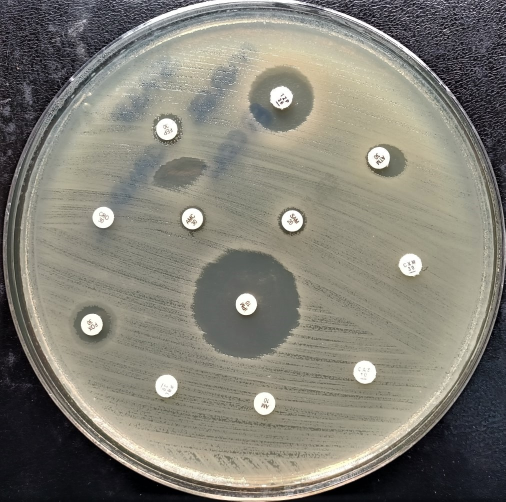
#> input picture mvp_web/sample_plates/gn_a.jpg, 1011 x 1003 px (shown at 1/2 size)
$ python -i streamlit_app.py   (imports and definitions only)
#> lines starting #> are read from the running program, lines starting #| are printed output that depends on the picture
#> further down, picture is the input picture: PIL image 1011x1003 RGB; mean R, G, B 129.9, 127.5, 117.5
"""
DeepHalo / Suite ADLMS - Clinical Microbiology AST Streamlit Application
Interactive prototype for Kirby-Bauer agar plate analysis, fiducial scaling,
Grad-CAM explainability, EUCAST v16.0 breakpoints, and HL7 FHIR R4 export.
"""

import os
import sys
import json
import uuid
import datetime
from pathlib import Path
import numpy as np
from PIL import Image, ImageEnhance, ImageOps

# Ensure project root is in sys.path
BASE_DIR = Path(__file__).resolve().parent
if str(BASE_DIR) not in sys.path:
    sys.path.append(str(BASE_DIR))

# Try importing Streamlit and OpenCV gracefully
try:
    import streamlit as st
    HAS_STREAMLIT = True
except ImportError:
    HAS_STREAMLIT = False

try:
    import cv2
    HAS_CV2 = True
except ImportError:
    HAS_CV2 = False


# -----------------------------------------------------------------------------
# Clinical Knowledge Base & EUCAST v16.0 Breakpoint Database
# -----------------------------------------------------------------------------
ANTIBIOTIC_CATALOG = {
    "CIP": {
        "name": "Ciprofloxacino",
        "code": "CIP5",
        "disk_content": "5 µg",
        "loinc": "18906-8",
        "breakpoints": {
            "Enterobacterales": {"S": 26, "R": 23, "unit": "mm"},
            "Pseudomonas aeruginosa": {"S": 26, "R": 26, "unit": "mm"},
            "Staphylococcus aureus": {"S": 20, "R": 20, "unit": "mm"}
        }
    },
    "AMK": {
        "name": "Amikacina",
        "code": "AK30",
        "disk_content": "30 µg",
        "loinc": "18900-1",
        "breakpoints": {
            "Enterobacterales": {"S": 18, "R": 15, "unit": "mm"},
            "Pseudomonas aeruginosa": {"S": 18, "R": 15, "unit": "mm"},
            "Staphylococcus aureus": {"S": 18, "R": 15, "unit": "mm"}
        }
    },
    "MEM": {
        "name": "Meropenem",
        "code": "MEM10",
        "disk_content": "10 µg",
        "loinc": "18919-1",
        "breakpoints": {
            "Enterobacterales": {"S": 22, "R": 16, "unit": "mm"},
            "Pseudomonas aeruginosa": {"S": 24, "R": 18, "unit": "mm"}
        }
    },
    "GEN": {
        "name": "Gentamicina",
        "code": "CN10",
        "disk_content": "10 µg",
        "loinc": "18970-4",
        "breakpoints": {
            "Enterobacterales": {"S": 17, "R": 14, "unit": "mm"},
            "Pseudomonas aeruginosa": {"S": 15, "R": 15, "unit": "mm"},
            "Staphylococcus aureus": {"S": 18, "R": 18, "unit": "mm"}
        }
    },
    "CTX": {
        "name": "Cefotaxima",
        "code": "CTX5",
        "disk_content": "5 µg",
        "loinc": "18901-9",
        "breakpoints": {
            "Enterobacterales": {"S": 20, "R": 17, "unit": "mm"}
        }
    },
    "FOX": {
        "name": "Cefoxitina (Screening MRSA)",
        "code": "FOX30",
        "disk_content": "30 µg",
        "loinc": "18928-2",
        "breakpoints": {
            "Staphylococcus aureus": {"S": 22, "R": 22, "unit": "mm"}
        }
    }
}

SAMPLE_PRESETS = {
    "ecoli": {
        "label": "Escherichia coli (ATCC 25922) — Enterobacterales",
        "organism": "Escherichia coli",
        "species_group": "Enterobacterales",
        "image_file": BASE_DIR / "mvp_web" / "sample_plates" / "gn_a.jpg",
        "disks": [
            {"id": "d1", "abx": "CIP", "x_pct": 0.35, "y_pct": 0.35, "default_dia_mm": 26.4},
            {"id": "d2", "abx": "AMK", "x_pct": 0.65, "y_pct": 0.35, "default_dia_mm": 21.0},
            {"id": "d3", "abx": "MEM", "x_pct": 0.50, "y_pct": 0.65, "default_dia_mm": 26.2},
            {"id": "d4", "abx": "CTX", "x_pct": 0.25, "y_pct": 0.60, "default_dia_mm": 14.1}
        ]
    },
    "staph": {
        "label": "Staphylococcus aureus (ATCC 29213) — Gram Positivo",
        "organism": "Staphylococcus aureus",
        "species_group": "Staphylococcus aureus",
        "image_file": BASE_DIR / "mvp_web" / "sample_plates" / "gp_a.jpg",
        "disks": [
            {"id": "d1", "abx": "FOX", "x_pct": 0.38, "y_pct": 0.38, "default_dia_mm": 24.5},
            {"id": "d2", "abx": "GEN", "x_pct": 0.62, "y_pct": 0.38, "default_dia_mm": 20.0},
            {"id": "d3", "abx": "CIP", "x_pct": 0.50, "y_pct": 0.65, "default_dia_mm": 22.0}
        ]
    },
    "pseudo": {
        "label": "Pseudomonas aeruginosa — No Fermentador",
        "organism": "Pseudomonas aeruginosa",
        "species_group": "Pseudomonas aeruginosa",
        "image_file": BASE_DIR / "mvp_web" / "sample_plates" / "gn_b.jpg",
        "disks": [
            {"id": "d1", "abx": "MEM", "x_pct": 0.36, "y_pct": 0.40, "default_dia_mm": 19.5},
            {"id": "d2", "abx": "AMK", "x_pct": 0.64, "y_pct": 0.40, "default_dia_mm": 19.0},
            {"id": "d3", "abx": "CIP", "x_pct": 0.50, "y_pct": 0.65, "default_dia_mm": 15.0}
        ]
    },
    "kleb": {
        "label": "Klebsiella pneumoniae — BLEE Probable",
        "organism": "Klebsiella pneumoniae",
        "species_group": "Enterobacterales",
        "image_file": BASE_DIR / "mvp_web" / "sample_plates" / "gn_b.jpg",
        "disks": [
            {"id": "d1", "abx": "CTX", "x_pct": 0.35, "y_pct": 0.35, "default_dia_mm": 14.5},
            {"id": "d2", "abx": "MEM", "x_pct": 0.65, "y_pct": 0.35, "default_dia_mm": 23.5},
            {"id": "d3", "abx": "AMK", "x_pct": 0.50, "y_pct": 0.65, "default_dia_mm": 20.2}
        ]
    }
}


# -----------------------------------------------------------------------------
# Image Preprocessing & Grad-CAM Heatmap Functions
# -----------------------------------------------------------------------------
def apply_optical_clahe(pil_img):
    """Applies CLAHE or Adaptive Contrast Enhancement."""
    if HAS_CV2:
        img_np = np.array(pil_img.convert("RGB"))
        lab = cv2.cvtColor(img_np, cv2.COLOR_RGB2LAB)
#> lab: shape (1003, 1011, 3); mean of channels 0, 1, 2 133.6, 127.1, 133.4
        l, a, b = cv2.split(lab)
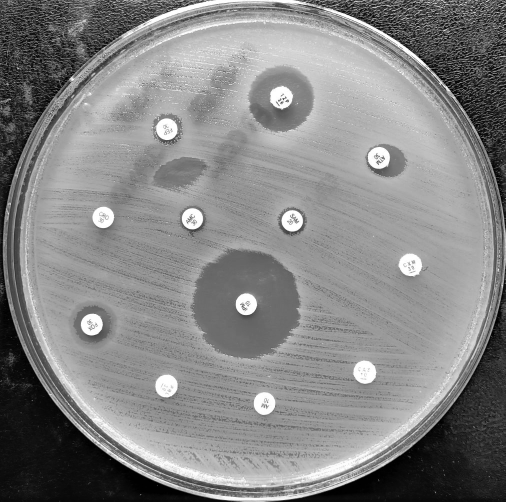
#> l: shape (1003, 1011) (shown at 1/2 size); min 0, max 255, mean 133.6
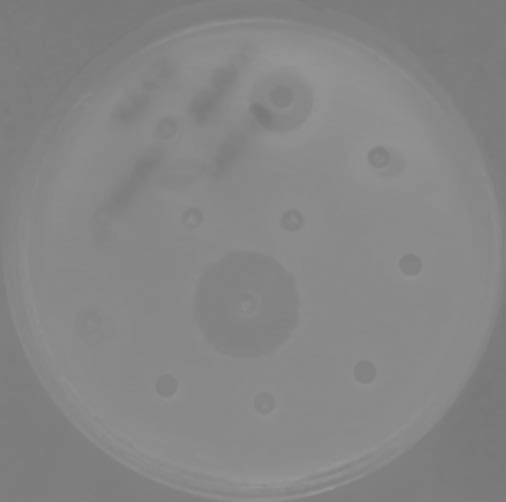
#> b: shape (1003, 1011) (shown at 1/2 size); min 117, max 151, mean 133.4
        clahe = cv2.createCLAHE(clipLimit=2.5, tileGridSize=(8, 8))
        cl = clahe.apply(l)
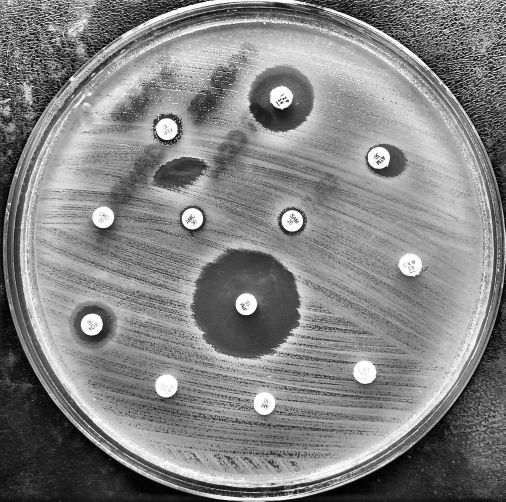
#> cl: shape (1003, 1011) (shown at 1/2 size); min 0, max 255, mean 131.3
        limg = cv2.merge((cl, a, b))
#> limg: shape (1003, 1011, 3); mean of channels 0, 1, 2 131.3, 127.1, 133.4
        enhanced = cv2.cvtColor(limg, cv2.COLOR_LAB2RGB)
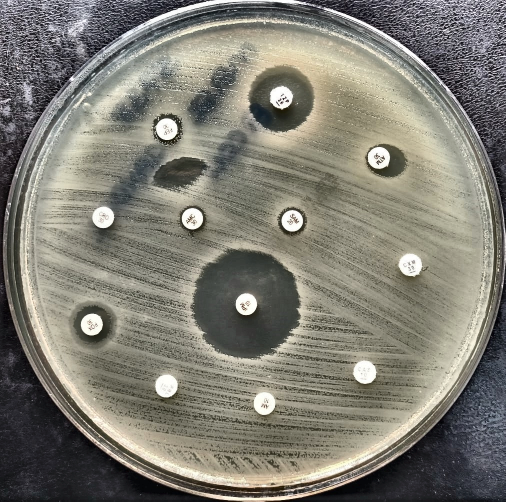
#> enhanced: shape (1003, 1011, 3) (shown at 1/2 size); mean R, G, B 127.7, 125.5, 115.6
        return Image.fromarray(enhanced)
    else:
        # High quality PIL fallback
        enhancer = ImageEnhance.Contrast(pil_img)
        img_enh = enhancer.enhance(1.35)
        brightener = ImageEnhance.Brightness(img_enh)
        return brightener.enhance(1.05)


# [438 lines left out: functions apply_plate_roi, generate_gradcam_overlay, evaluate_eucast, build_fhir_bundle, main, not called in this run]

# [2 lines not run here, left out]

>>> from PIL import Image
>>> picture = Image.open('mvp_web/sample_plates/gn_a.jpg')
>>> result = apply_optical_clahe(picture)
